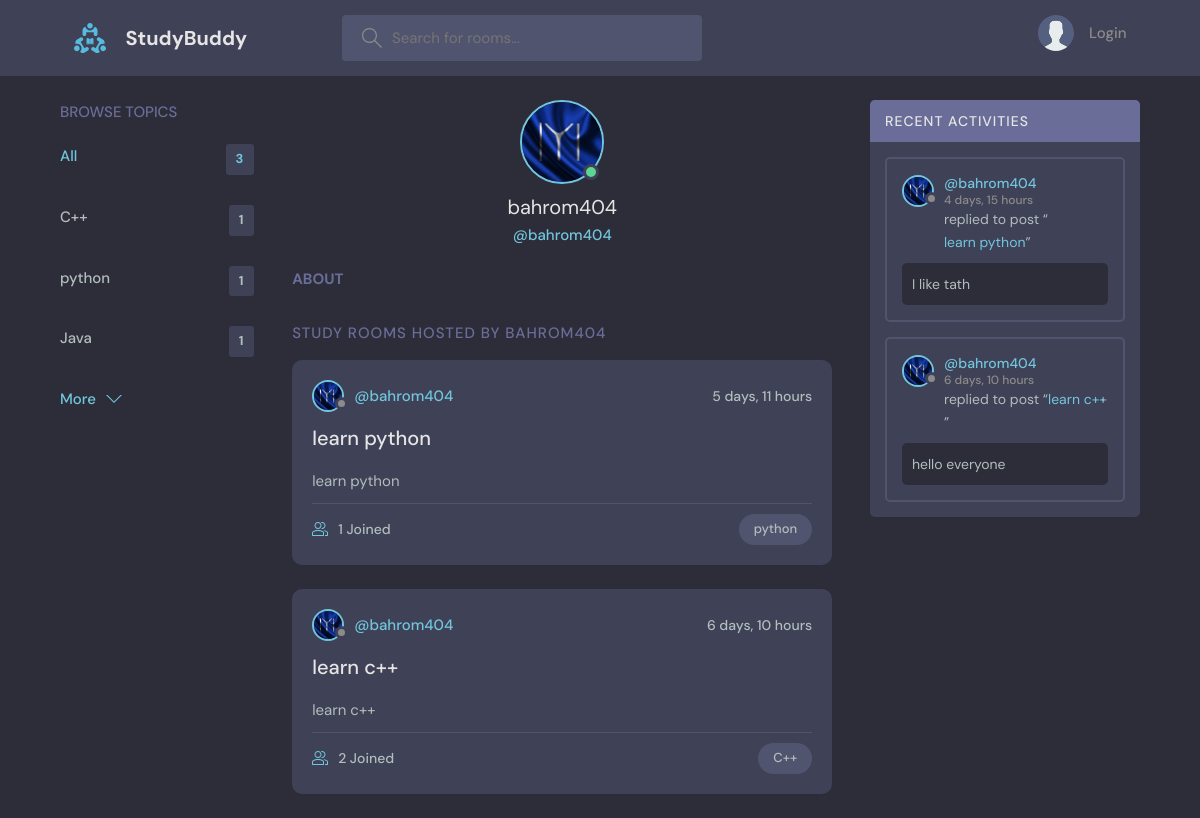
Page /profile/1/ on the committed database.
### base/models.py (models this page shows, shortened)
class Topic(models.Model):
    name = models.CharField(max_length=200)

class User(AbstractUser):
    name = models.CharField(max_length=200, null=True)
    email = models.EmailField(unique=True, null=True)
    bio = models.TextField(null=True)
    avatar = models.ImageField(null=True, default='avatar.svg')
    USERNAME_FIELD = 'email'
    REQUIRED_FIELDS = []

class Room(models.Model):
    host = models.ForeignKey(User, on_delete=models.SET_NULL, null=True)
    topic = models.ForeignKey(Topic, on_delete=models.SET_NULL, null=True)
    name = models.CharField(max_length=200)
    description = models.TextField(null=True, blank=True)
    participants = models.ManyToManyField(User, related_name='participants', blank=True)
    updated = models.DateTimeField(auto_now=True)
    created = models.DateTimeField(auto_now_add=True)
    class Meta:
        ordering = ['-updated', '-created']
    def __str__(self):
        return self.name

class Message(models.Model):
    user = models.ForeignKey(User, on_delete=models.CASCADE)
    room = models.ForeignKey(Room, on_delete=models.CASCADE, related_name='message')
    body = models.TextField()
    updated = models.DateTimeField(auto_now=True)
    created = models.DateTimeField(auto_now_add=True)
    class Meta:
        ordering = ['-updated', '-created']
    def __str__(self):
        return self.body[:50]

### base/views.py (the view)
# urls.py: path("profile/<str:pk>/", views.profile, name="profile"),
def profile(request, pk):
    profile = User.objects.get(id=pk)
    rooms = profile.room_set.all()
    room_messages = profile.message_set.all()
    topics = Topic.objects.all()
    context = {'profile': profile, 'rooms': rooms, 'room_messages': room_messages, 'topics': topics,}
    return render(request, 'base/profile.html', context)

### base/templates/base/profile.html (shortened to what this page needs)
{% extends "main.html" %}
{% block content %}
<main class="profile-page layout layout--3">
  <div class="container">
    {% include 'base/topic_component.html' %}
    <div class="roomList">
      <div class="profile">
        <div class="profile__avatar">
          <div class="avatar avatar--large active">
            <img src="{{ profile.avatar.url }}" />
          </div>
        </div>
        <div class="profile__info">
          <h3>{{ profile.username }}</h3>
          <p>@{{ profile.username }}</p>
        </div>
        <div class="profile__about">
          <h3>About</h3>
        </div>
      </div>
      <div class="roomList__header">
        <div>
          <h2>Study Rooms Hosted by {{ profile.username }}</a>
          </h2>
        </div>
      </div>
      {% include 'base/feed_component.html' %}
    </div>
    {% include 'base/activity_component.html' %}
  </div>
</main>
{% endblock content %}

### templates/main.html (shortened to what this page needs)
<!DOCTYPE html>
{% load static %}
<html lang="en">
  <head>
    <link rel="stylesheet" href="{% static 'styles/main.css' %}" />
  </head>
  <body>
    {% include 'navbar.html' %}
    {% block content %}{% endblock content %}
  </body>
</html>

### templates/navbar.html (shortened to what this page needs)
{% load static %}
<header class="header header--loggedIn">
    <div class="container">
      <a href="{% url 'home' %}" class="header__logo">
        <img src="{% static 'images/logo.svg' %}" />
        <h1>StudyBuddy</h1>
      </a>
      <form class="header__search" method="GET" action="{% url 'home' %}">
        <label>
          <input name="q" placeholder="Search for rooms..." />
        </label>
      </form>
      <nav class="header__menu">
        {% if request.user.is_authenticated %}
        <div class="header__user">
          <a href="{% url 'profile' request.user.id %}">
            <div class="avatar avatar--medium active">
              <img src="{{ request.user.avatar.url }}" />
            </div>
            <p>{{ request.user.name }} <span>@{{ request.user.username }}</span></p>
          </a>
          <button class="dropdown-button">
            <svg version="1.1" xmlns="http://www.w3.org/2000/svg" width="32" height="32" viewBox="0 0 32 32">
              <title>chevron-down</title>
              <path d="M16 21l-13-13h-3l16 16 16-16h-3l-13 13z"></path>
            </svg>
          </button>
        </div>
        <div class="dropdown-menu">
          <a href="{% url 'editProfile' %}" class="dropdown-link"
            ><svg version="1.1" xmlns="http://www.w3.org/2000/svg" width="32" height="32" viewBox="0 0 32 32">
              <title>tools</title>
              <path
                d="M27.465 32c-1.211 0-2.35-0.471-3.207-1.328l-9.392-9.391c-2.369 0.898-4.898 0.951-7.355 0.15-3.274-1.074-5.869-3.67-6.943-6.942-0.879-2.682-0.734-5.45 0.419-8.004 0.135-0.299 0.408-0.512 0.731-0.572 0.32-0.051 0.654 0.045 0.887 0.277l5.394 5.395 3.586-3.586-5.394-5.395c-0.232-0.232-0.336-0.564-0.276-0.887s0.272-0.596 0.572-0.732c2.552-1.152 5.318-1.295 8.001-0.418 3.274 1.074 5.869 3.67 6.943 6.942 0.806 2.457 0.752 4.987-0.15 7.358l9.392 9.391c0.844 0.842 1.328 2.012 1.328 3.207-0 2.5-2.034 4.535-4.535 4.535zM15.101 19.102c0.26 0 0.516 0.102 0.707 0.293l9.864 9.863c0.479 0.479 1.116 0.742 1.793 0.742 1.398 0 2.535-1.137 2.535-2.535 0-0.668-0.27-1.322-0.742-1.793l-9.864-9.863c-0.294-0.295-0.376-0.74-0.204-1.119 0.943-2.090 1.061-4.357 0.341-6.555-0.863-2.631-3.034-4.801-5.665-5.666-1.713-0.561-3.468-0.609-5.145-0.164l4.986 4.988c0.391 0.391 0.391 1.023 0 1.414l-5 5c-0.188 0.188-0.441 0.293-0.707 0.293s-0.52-0.105-0.707-0.293l-4.987-4.988c-0.45 1.682-0.397 3.436 0.164 5.146 0.863 2.631 3.034 4.801 5.665 5.666 2.2 0.721 4.466 0.604 6.555-0.342 0.132-0.059 0.271-0.088 0.411-0.088z"
              ></path>
            </svg>
            Settings</a
          >
          <a href="{% url 'logout' %}" class="dropdown-link"
            ><svg version="1.1" xmlns="http://www.w3.org/2000/svg" width="32" height="32" viewBox="0 0 32 32">
              <title>sign-out</title>
              <path
                d="M3 0h22c0.553 0 1 0 1 0.553l-0 3.447h-2v-2h-20v28h20v-2h2l0 3.447c0 0.553-0.447 0.553-1 0.553h-22c-0.553 0-1-0.447-1-1v-30c0-0.553 0.447-1 1-1z"
              ></path>
              <path
                d="M21.879 21.293l1.414 1.414 6.707-6.707-6.707-6.707-1.414 1.414 4.293 4.293h-14.172v2h14.172l-4.293 4.293z"
              ></path>
            </svg>
            Logout</a
          >
        </div>
        {% else %}
        <a href="{% url 'login' %}">
        <img src="{% static 'images/avatar.svg' %}" />
        Login</a>
        {% endif %}
      </nav>
    </div>
</header>

### base/templates/base/topic_component.html
<div class="topics">
    <div class="topics__header">
      <h2>Browse Topics</h2>
    </div>
    <ul class="topics__list">
        <li>
            <a href="{% url 'home' %}" class="active">All <span>{{ topics.count }}</span></a>
        </li>
        {% for topic in topics %}
            <li>
                <a href="{% url 'home' %}?q={{ topic.name }}">{{ topic.name }} <span>{{ topic.room_set.count }}</span></a>
            </li>
        {% endfor %}
    </ul>
    <a class="btn btn--link" href="{% url 'topics' %}">
      More
      <svg version="1.1" xmlns="http://www.w3.org/2000/svg" width="32" height="32" viewBox="0 0 32 32">
        <title>chevron-down</title>
        <path d="M16 21l-13-13h-3l16 16 16-16h-3l-13 13z"></path>
      </svg>
    </a>
</div>

### base/templates/base/feed_component.html (shortened to what this page needs)
{% for room in rooms %}
    <div class="roomListRoom">
    <div class="roomListRoom__header">
        <a href="{% url 'profile' room.host.id %}" class="roomListRoom__author">
        <div class="avatar avatar--small">
            <img src="{{ room.host.avatar.url }}" />
        </div>
        <span>@{{ room.host.username }}</span>
        </a>
        <div class="roomListRoom__actions">
        <span>{{ room.created|timesince }}</span>
        </div>
    </div>
    <div class="roomListRoom__content">
        <a href="{% url 'room' room.id %}">{{ room.name }}</a>
        <p>
        {{ room }}
        </p>
    </div>
    <div class="roomListRoom__meta">
        <a href="room.html" class="roomListRoom__joined">
        {{ room.participants.count }} Joined
        </a>
        <p class="roomListRoom__topic">{{ room.topic.name }}</p>
    </div>
    </div>
{% endfor %}

### base/templates/base/activity_component.html (shortened to what this page needs)
<div class="activities">
    <div class="activities__header">
      <h2>Recent Activities</h2>
    </div>
    {% for room_message in room_messages %}
    <div class="activities__box">
      <div class="activities__boxHeader roomListRoom__header">
        <a href="{% url 'profile' room_message.user.id %}" class="roomListRoom__author">
          <div class="avatar avatar--small">
            <img src="{{ room_message.user.avatar.url }}" />
          </div>
          <p>
            @{{ room_message.user.username }}
            <span>{{ room_message.created|timesince }}</span>
          </p>
        </a>
      </div>
      <div class="activities__boxContent">
        <p>replied to post “<a href="{% url 'room' room_message.room.pk %}">{{ room_message.room }}</a>”</p>
        <div class="activities__boxRoomContent">
          {{ room_message }}
        </div>
      </div>
    </div>
    {% endfor %}
</div>

### rows in the picture
Topic: name "C++", room_set.count "1"
Topic: name "python", room_set.count "1"
Topic: name "Java", room_set.count "1"
User: avatar (picture), username "bahrom404", username "BAHROM404"
Room: host.avatar (picture), host.username "bahrom404", created "5 days, 11 hours", name "learn python", participants.count "1", topic.name "python"
Room: host.avatar (picture), host.username "bahrom404", created "6 days, 10 hours", name "learn c++", participants.count "2", topic.name "C++"
Message: user.avatar (picture), user.username "bahrom404", created "4 days, 15 hours", room "learn python", body "I like tath"
Message: user.avatar (picture), user.username "bahrom404", created "6 days, 10 hours", room "learn c++", body "hello everyone"

### other values in the picture
{{ topics.count }} "3"
